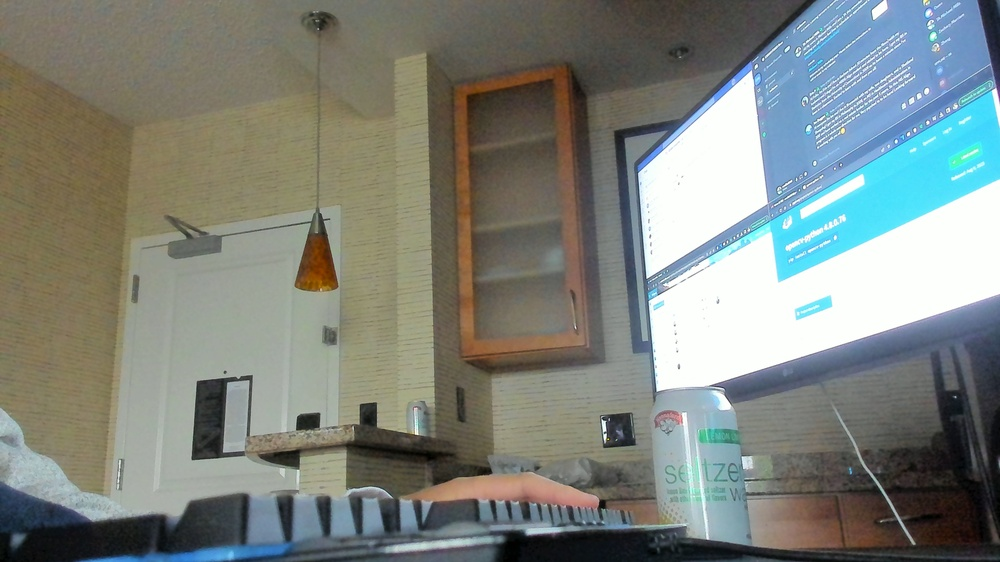
#> input picture image1.jpg, 1000 x 562 px, shrunk from 3840 x 2160 before the run, given in place of the camera
$ python camera_coordinate_estimation.py
#> lines starting #> are read from the running program, lines starting #| are printed output that depends on the picture; after the words box and inside, x2 and y2 are one past the last pixel; in counts of white or black regions, pixels touching at a corner belong together
import cv2 as cv
import numpy as np
from matplotlib import pyplot as plt
import math
from itertools import groupby, product
from scipy.spatial.transform import Rotation as Ro


def absolute_distance(val1, val2):
    return abs(val1[0] - val2[0]) + abs(val1[1] - val2[1])


def grouping(corne):
    abs_tuples = [sorted(corners) for corners in product(corne, repeat=2)
                  if absolute_distance(*corners) <= 20]
    result_dict = {i: {i} for i in corne}
    for val1, val2 in abs_tuples:
        result_dict[val1] |= result_dict[val2]
        result_dict[val2] = result_dict[val1]

    result = [[*next(values)] for key, values in groupby(
        sorted(result_dict.values(), key=id), id)]
    a = []
    for i in result:
        a.append((np.mean(i, axis=0, dtype=int)))
    return a


def HoughTransform(img, Coordinates):
    Maxdist = int(np.round(np.sqrt((img.shape[1])**2 + (img.shape[0]) ** 2)))
    thetas = (np.arange(0, 181))
    d = {}
    for item in Coordinates:
        for k in range(len(thetas)):
            r = (item[1]*np.cos(thetas[k]*(math.pi/180)) +
                 item[0]*np.sin(thetas[k]*(math.pi/180)))
            if round(r) <= Maxdist:
                if (round(r), thetas[k]) not in d:
                    d[(round(r), thetas[k])] = 0
                d[(round(r), thetas[k])] += 1
    return d


def intersection(rthe):
    sorted_rthe = sorted(rthe.items(), key=lambda x: x[1])[-8:]
    indices = list([list(x[0]) for x in sorted_rthe])
    RT = np.vstack(indices)
    points = []
    i = 0
    for one in RT:
        d1, t1 = one
        for two in RT[i:]:
            d2, t2 = two
            if abs(t1 - t2) >= 85 and abs(t1-t2) <= 95:
                x, y = find_xy(d1, t1, d2, t2)
                x, y = abs(x), abs(y)
                points.append((x, y))
        i += 1
    return points


def find_xy(d1, t1, d2, t2):
    theta_1 = t1
    theta_2 = t2
    A = np.matrix([[np.cos(theta_1*(math.pi/180)), np.sin(theta_1*(math.pi/180))],
                  [np.cos(theta_2*(math.pi/180)), np.sin(theta_2*(math.pi/180))]])
    B = np.matrix([[d1], [d2]])
    X = np.linalg.inv(A) @ B
    x1 = round(float(X[0][0]))
    y1 = round(float(X[1][0]))
    center = (x1, y1)
    return center


def homography(corn):
    corn = sorted(corn, key=lambda x: x[0])
    x1, x2, x3, x4 = 0, 21.6, 0, 21.6
    y1, y2, y3, y4 = 0, 0, 27.9, 27.9
    x_1, x_2, x_3, x_4 = corn[0][0], corn[1][0], corn[2][0], corn[3][0]
    y_1, y_2, y_3, y_4 = corn[0][1], corn[1][1], corn[2][1], corn[3][1]
    A = np.matrix([[x1, y1, 1, 0, 0, 0, -(x1*x_1), -(y1*x_1), -x_1],
                   [0, 0, 0, x1, y1, 1, -(x1*y_1), -(y1*y_1), -y_1],
                   [x2, y2, 1, 0, 0, 0, -(x2*x_2), -(y2*x_2), -x_2],
                   [0, 0, 0, x2, y2, 1, -(x2*y_2), -(y2*y_2), -y_2],
                   [x3, y3, 1, 0, 0, 0, -(x3*x_3), -(y3*x_3), -x_3],
                   [0, 0, 0, x3, y3, 1, -(x3*y_3), -(y3*y_3), -y_3],
                   [x4, y4, 1, 0, 0, 0, -(x4*x_4), -(y4*x_4), -x_4],
                   [0, 0, 0, x4, y4, 1, -(x4*y_4), -(y4*y_4), -y_4]])
    w, v = np.linalg.eigh(np.transpose(A) @ A)
    H = np.reshape(v[:, 0], (3, 3))
    H = (1 / H.item(8)) * H
    return H


def rot_trans(Homo):
    K = np.matrix([[1382.58398, 0, 945.743164],
                   [0, 1382.58398, 527.04834],
                   [0, 0, 1]])
    A = np.linalg.inv(K) @ Homo
    w = A[0, 2]
    lambda_1 = np.linalg.norm(A[:, 0])
    lambda_2 = np.linalg.norm(A[:, 1])
    lambda_i = (lambda_1 + lambda_2) / 2
    A = A/lambda_i
    r1 = (A[:, 0])
    r2 = (A[:, 1])
    r3 = np.cross(r1, r2, axis=0)
    R = np.hstack((r1, r2, r3))
    t = A[:, 2]
    return R, t


q = 0
w = 0
x = []
y = []
z = []
x1 = []
y1 = []
z1 = []

paper = cv.VideoCapture(0)

while (True):
    ret, frame = paper.read()
#> frame is the input picture: shape (562, 1000, 3); mean B, G, R 125.8, 132.1, 126.3
    if not ret:
        break
    gray = cv.cvtColor(frame, cv.COLOR_BGR2GRAY)
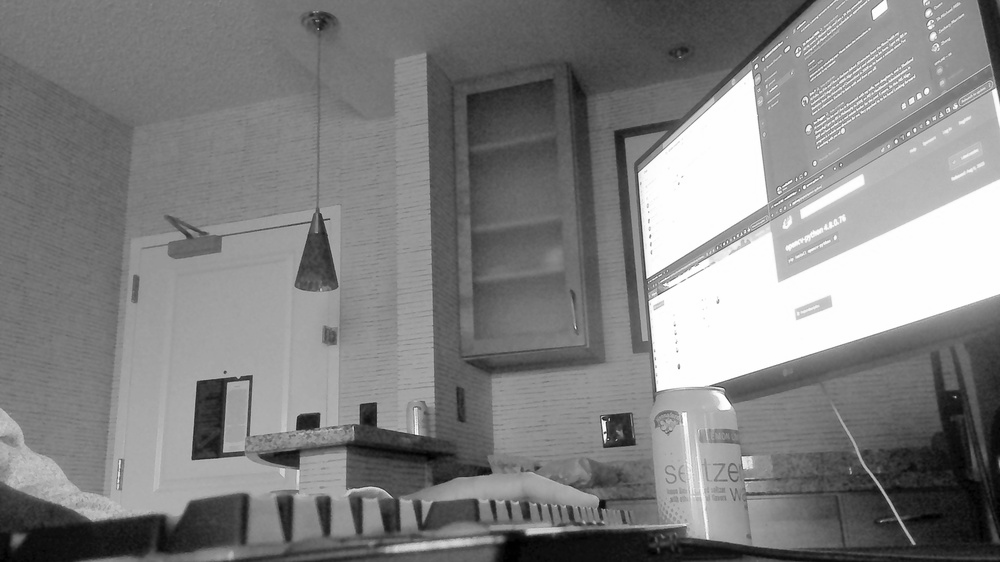
#> gray: shape (562, 1000); min 0, max 255, mean 129.6
    blurred_img = cv.GaussianBlur(gray, (15, 15), 0)
    lower_white = 75
    upper_white = 150

    edge = cv.Canny(blurred_img, lower_white, upper_white)
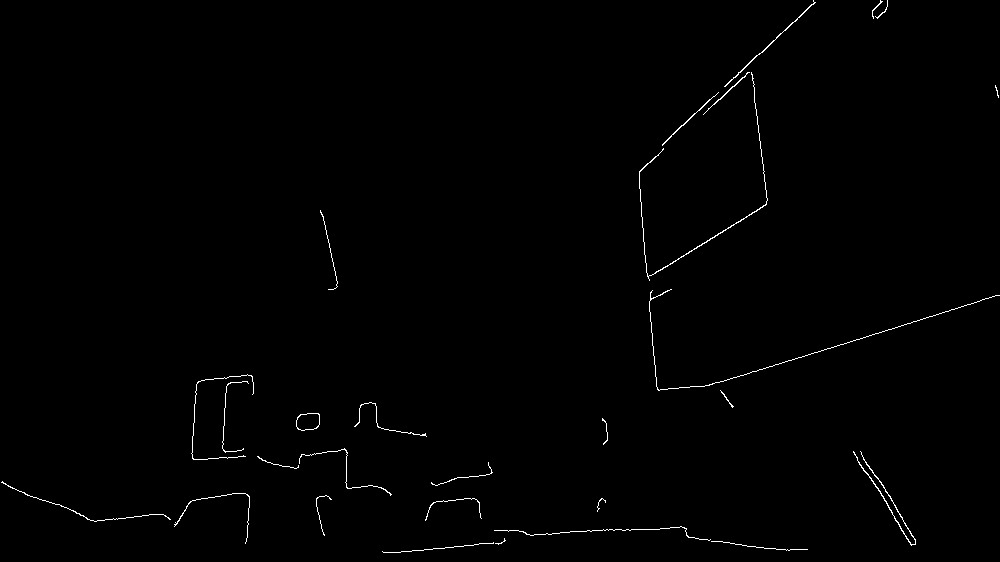
#> edge: shape (562, 1000); 0.63% white in thin lines or dots
    coordinates = (np.column_stack(np.where(edge != 0)))
#> coordinates = 3557 pairs, first value 0 to 552, second value 1 to 999
    rtheta = HoughTransform(edge, coordinates)
#> the loop in HoughTransform, `for item in Coordinates:` made 3557 passes
#> item on passes 1 to 3: [0, 813], [0, 880], [0, 887]
#> after the loop in HoughTransform, `for item in Coordinates:`: d = 143115 items
#> rtheta = 143115 items
    corners_clusteer = intersection(rtheta)
#> in intersection, `sorted_rthe = sorted(rthe.items(), key=lambda x: x[1])[-8:]`: sorted_rthe = [((-737, 173), 96), ((574, 73), 98), ((579, 58), 114), ((588, 72), 114), ((584, 85), 117), ((-620, 175), 147), ((557, 47), 175), ((575, 73), 184)]
#> in intersection, `indices = list([list(x[0]) for x in sorted_rthe])`: indices = [[-737, 173], [574, 73], [579, 58], [588, 72], [584, 85], [-620, 175], [557, 47], [575, 73]]
#> in intersection, `RT = np.vstack(indices)`: RT has the same summary as indices
#> the loop in intersection, `for one in RT:` made 8 passes
#> (d1, t1) on passes 1, 5: (-737, 173), (584, 85)
#> after the loop in intersection, `for one in RT:`: i = 8; points = [(806, 516), (669, 528)]
#> corners_clusteer = [(806, 516), (669, 528)]
    corners = grouping(corners_clusteer)
#> in grouping, `abs_tuples = [sorted(corners) for corners in product(corne, repeat=2) ..`: abs_tuples = [[(806, 516), (806, 516)], [(669, 528), (669, 528)]]
#> in grouping, `result_dict = {i: {i} for i in corne}`: result_dict = 2 items
#> the loop in grouping, `for val1, val2 in abs_tuples:` made 2 passes
#> in grouping, `result = [[*next(values)] for key, values in groupby( sorted(result_di..`: result = [[(669, 528)], [(806, 516)]]
#> the loop in grouping, `for i in result:` made 2 passes
#> after the loop in grouping, `for i in result:`: a = [[669, 528], [806, 516]]
#> corners = [[669, 528], [806, 516]]
    if len(corners) == 4:
        Homograph = homography(corners)
        R, t = rot_trans(Homograph)
        x1.append(float(t[0]))
        y1.append(float(t[1]))
        z1.append(float(t[2]))
        w += 1
        r = Ro.from_matrix(R)
        z.append(r.as_euler('zyx', degrees=True)[0])
        y.append(r.as_euler('zyx', degrees=True)[1])
        x.append(r.as_euler('zyx', degrees=True)[2])
    for ele in corners:
        cv.circle(frame, (ele[0], ele[1]), 6, (0, 0, 255), -1)
#> this loop made 2 passes
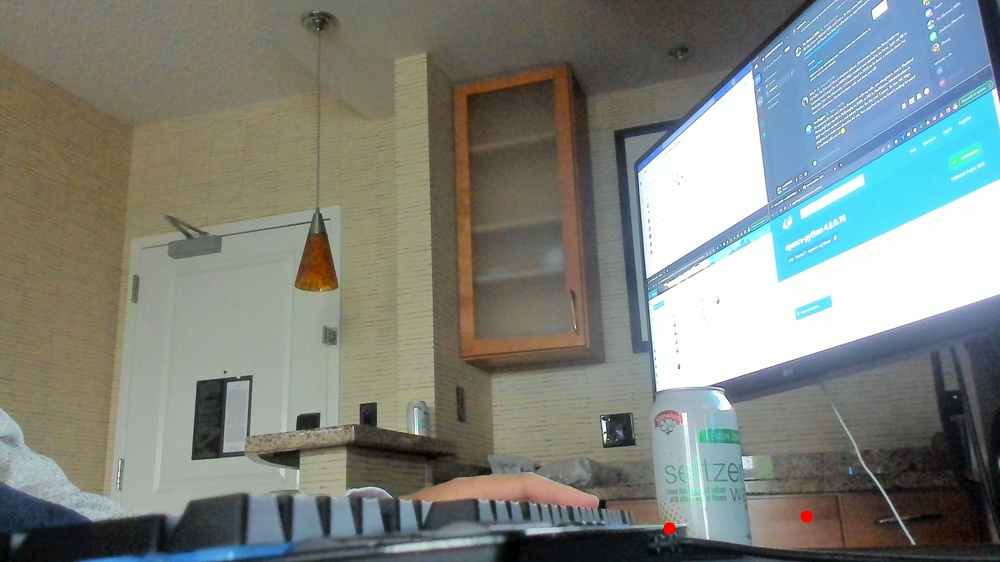
#> frame: shape (562, 1000, 3); 0.04% of pixels changed, all inside (x1, y1, x2, y2) = (663, 510, 813, 535)
    cv.imshow('frame', frame)
    # cv.imshow('edge', edge)
    # cv.imshow('res',res)
    q += 1
    k = cv.waitKey(5) & 0xFF
#> (key Esc is pressed here)
    if k == 27:
        break

frames_size = np.arange(1, 148, 1)
#> frames_size = 147 values from 1 to 147

fig, ax = plt.subplots(1, 2, figsize=(10, 20))
#> (the run stopped early here; a loop or call above may not have finished)

$ run again, on image2.jpg
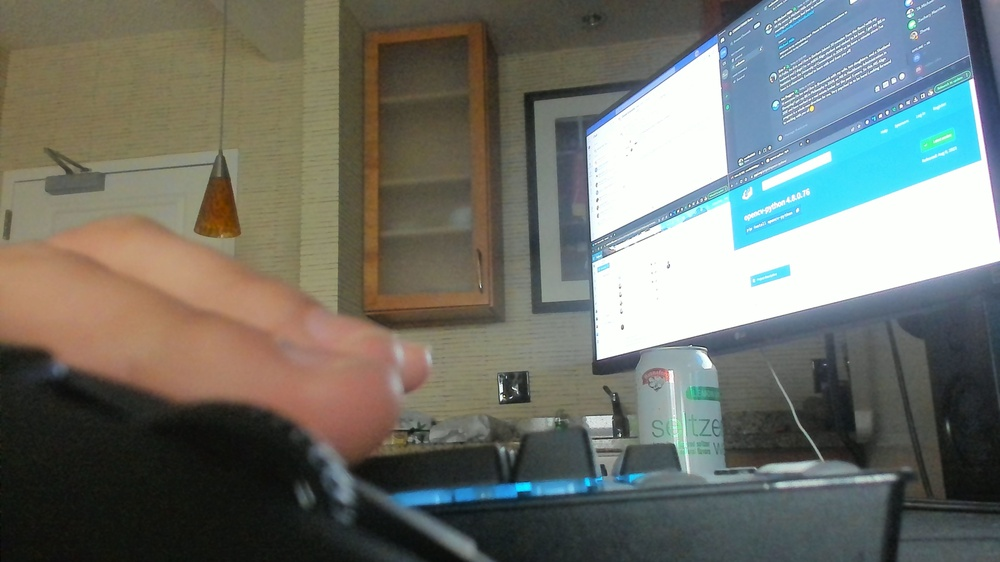
#> input picture image2.jpg, 1000 x 562 px, shrunk from 3840 x 2160 before the run, given in place of the camera
#> frame is the input picture: shape (562, 1000, 3); mean B, G, R 108.5, 115.3, 112.1
#> `gray = cv.cvtColor(frame, cv.COLOR_BGR2GRAY)`:
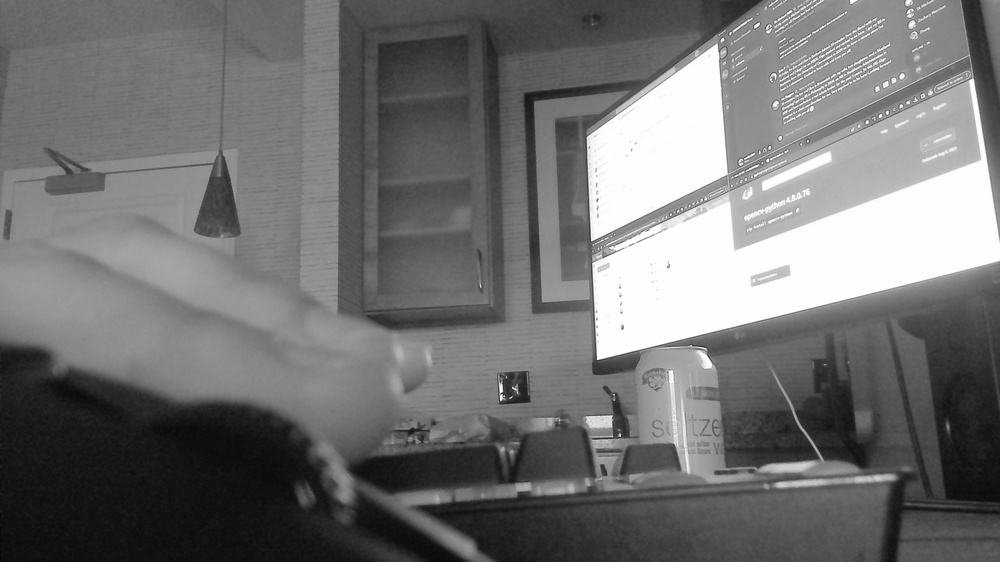
#> gray: shape (562, 1000); min 6, max 255, mean 113.6
#> `edge = cv.Canny(blurred_img, lower_white, upper_white)`:
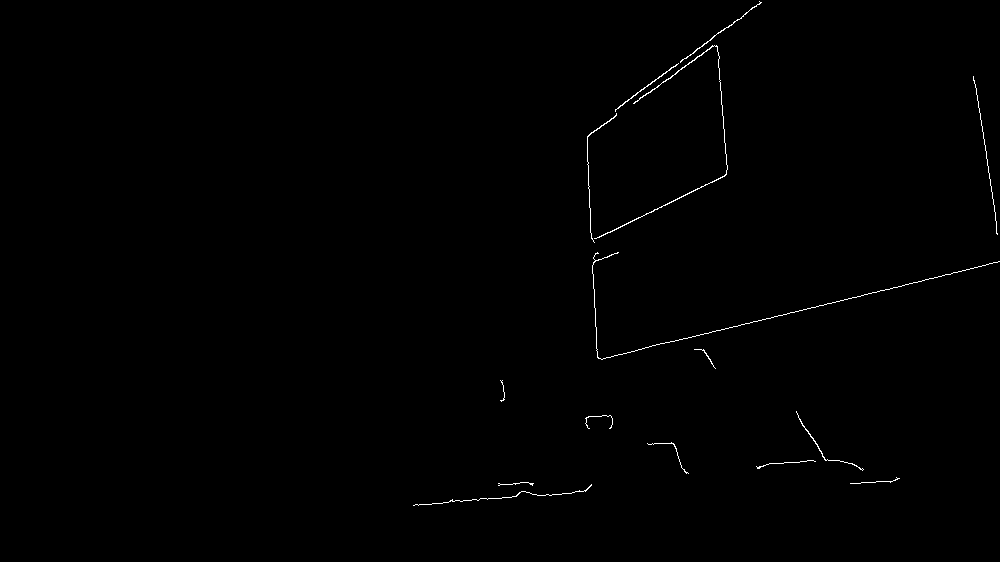
#> edge: shape (562, 1000); 0.39% white in thin lines or dots, all inside (x1, y1, x2, y2) = (413, 1, 1000, 506)
#> coordinates = 2205 pairs, first value 1 to 505, second value 413 to 999
#> the loop in HoughTransform, `for item in Coordinates:` made 2205 passes
#> item on passes 1 to 3: [1, 759], [2, 760], [2, 761]
#> after the loop in HoughTransform, `for item in Coordinates:`: d = 96990 items
#> sorted_rthe = [((456, 54), 96), ((458, 53), 101), ((483, 77), 105), ((449, 54), 125), ((-578, 177), 126), ((475, 64), 133), ((494, 76), 145), ((495, 76), 188)]
#> indices = [[456, 54], [458, 53], [483, 77], [449, 54], [-578, 177], [475, 64], [494, 76], [495, 76]]
#> RT has the same summary as indices
#> the loop in intersection, `for one in RT:` made 8 passes
#> after the loop in intersection, `for one in RT:`: i = 8; points = []
#> result_dict = 0 items
#> result = []
#> frames_size = 147 values from 1 to 147
